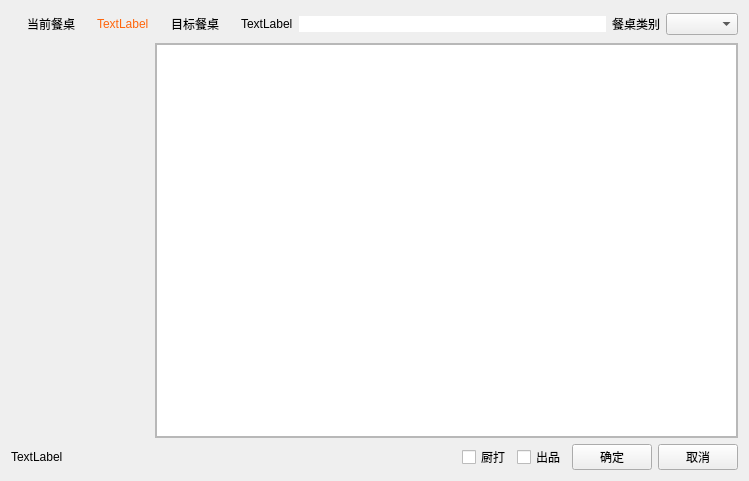
<?xml version="1.0" encoding="UTF-8"?>
<ui version="4.0">
 <class>w_scr_dish_restaurant_table_copy</class>
 <widget class="QDialog" name="w_scr_dish_restaurant_table_copy">
  <property name="geometry">
   <rect>
    <x>0</x>
    <y>0</y>
    <width>749</width>
    <height>481</height>
   </rect>
  </property>
  <property name="windowTitle">
   <string>Dialog</string>
  </property>
  <layout class="QVBoxLayout" name="verticalLayout_4">
   <item>
    <layout class="QHBoxLayout" name="horizontalLayout_5" stretch="0,1">
     <item>
      <layout class="QVBoxLayout" name="verticalLayout_2">
       <item>
        <layout class="QHBoxLayout" name="horizontalLayout_4" stretch="0,1">
         <item>
          <widget class="QPushButton" name="pushButton_cur_table">
           <property name="text">
            <string>当前餐桌</string>
           </property>
           <property name="flat">
            <bool>true</bool>
           </property>
          </widget>
         </item>
         <item>
          <widget class="QLabel" name="label_cur_table">
           <property name="styleSheet">
            <string notr="true">color:#ff650b;</string>
           </property>
           <property name="text">
            <string>TextLabel</string>
           </property>
          </widget>
         </item>
        </layout>
       </item>
       <item>
        <layout class="QHBoxLayout" name="horizontalLayout_3">
         <item>
          <layout class="QHBoxLayout" name="horizontalLayout_div"/>
         </item>
         <item>
          <widget class="QLabel" name="label_4">
           <property name="styleSheet">
            <string notr="true"/>
           </property>
           <property name="text">
            <string/>
           </property>
           <property name="pixmap">
            <pixmap resource="../res.qrc">:/image/widgets_pic/arrowright.png</pixmap>
           </property>
          </widget>
         </item>
        </layout>
       </item>
       <item>
        <spacer name="verticalSpacer">
         <property name="orientation">
          <enum>Qt::Vertical</enum>
         </property>
         <property name="sizeHint" stdset="0">
          <size>
           <width>20</width>
           <height>40</height>
          </size>
         </property>
        </spacer>
       </item>
      </layout>
     </item>
     <item>
      <layout class="QVBoxLayout" name="verticalLayout" stretch="0,1">
       <item>
        <layout class="QHBoxLayout" name="horizontalLayout_2" stretch="0,0,1,0,0">
         <item>
          <widget class="QPushButton" name="pushButton_destination">
           <property name="text">
            <string>目标餐桌</string>
           </property>
           <property name="flat">
            <bool>true</bool>
           </property>
          </widget>
         </item>
         <item>
          <widget class="QLabel" name="label_destination_sum">
           <property name="text">
            <string>TextLabel</string>
           </property>
          </widget>
         </item>
         <item>
          <widget class="QLineEdit" name="lineEdit_destination">
           <property name="styleSheet">
            <string notr="true">color:#ff650b;
border:0px ;</string>
           </property>
          </widget>
         </item>
         <item>
          <widget class="QLabel" name="label">
           <property name="text">
            <string>餐桌类别</string>
           </property>
          </widget>
         </item>
         <item>
          <widget class="QComboBox" name="comboBox_tabletype"/>
         </item>
        </layout>
       </item>
       <item>
        <widget class="QFrame" name="frame">
         <property name="frameShape">
          <enum>QFrame::StyledPanel</enum>
         </property>
         <property name="frameShadow">
          <enum>QFrame::Raised</enum>
         </property>
         <property name="outer_stylesheet" stdset="0">
          <string>frame_backview</string>
         </property>
         <layout class="QVBoxLayout" name="verticalLayout_3">
          <property name="leftMargin">
           <number>0</number>
          </property>
          <property name="topMargin">
           <number>0</number>
          </property>
          <property name="rightMargin">
           <number>0</number>
          </property>
          <property name="bottomMargin">
           <number>0</number>
          </property>
          <item>
           <widget class="restaurantTableView" name="tableView"/>
          </item>
         </layout>
        </widget>
       </item>
      </layout>
     </item>
    </layout>
   </item>
   <item>
    <layout class="QHBoxLayout" name="horizontalLayout" stretch="1,0,0,0,0,0">
     <item>
      <widget class="QLabel" name="label_desc">
       <property name="text">
        <string>TextLabel</string>
       </property>
      </widget>
     </item>
     <item>
      <spacer name="horizontalSpacer">
       <property name="orientation">
        <enum>Qt::Horizontal</enum>
       </property>
       <property name="sizeHint" stdset="0">
        <size>
         <width>40</width>
         <height>20</height>
        </size>
       </property>
      </spacer>
     </item>
     <item>
      <widget class="lds_checkbox_wrap" name="checkBox_tranfer_print">
       <property name="text">
        <string>厨打</string>
       </property>
      </widget>
     </item>
     <item>
      <widget class="lds_checkbox_wrap" name="checkBox_tranfer_out">
       <property name="text">
        <string>出品</string>
       </property>
      </widget>
     </item>
     <item>
      <widget class="lds_toolbar_button" name="pushButton_ok">
       <property name="text">
        <string>确定</string>
       </property>
       <property name="outer_stylesheet" stdset="0">
        <string>pushbutton</string>
       </property>
      </widget>
     </item>
     <item>
      <widget class="lds_toolbar_button" name="pushButton_cancel">
       <property name="text">
        <string>取消</string>
       </property>
       <property name="outer_stylesheet" stdset="0">
        <string>pushbutton</string>
       </property>
      </widget>
     </item>
    </layout>
   </item>
  </layout>
 </widget>
 <customwidgets>
  <customwidget>
   <class>lds_toolbar_button</class>
   <extends>QPushButton</extends>
   <header>lds_toolbar_button.h</header>
  </customwidget>
  <customwidget>
   <class>restaurantTableView</class>
   <extends>QTableView</extends>
   <header>restauranttableview.h</header>
  </customwidget>
  <customwidget>
   <class>lds_checkbox_wrap</class>
   <extends>QCheckBox</extends>
   <header>lds_checkbox_wrap.h</header>
  </customwidget>
 </customwidgets>
 <resources>
  <include location="../res.qrc"/>
 </resources>
 <connections/>
</ui>
